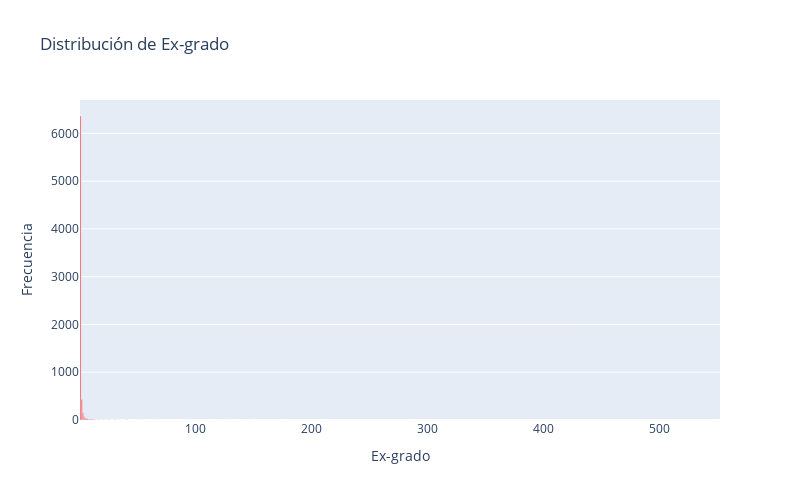

This figure's notebook cell:
### Code cell
import networkx as nx
import plotly.graph_objects as go

def plot_degree_dist(G):
    degrees = [G.degree(n) for n in G.nodes()]
    degree_counts = {}
    for degree in degrees:
        if degree in degree_counts:
            degree_counts[degree] += 1
        else:
            degree_counts[degree] = 1

    degrees, counts = zip(*sorted(degree_counts.items()))
    fig = go.Figure(data=[go.Bar(x=degrees, y=counts, marker=dict(color='red'))])
    fig.update_layout(
        title='Distribución de Ex-grado',
        xaxis=dict(title='Ex-grado'),
        yaxis=dict(title='Frecuencia'),
        autosize=False,
        width=800,
        height=500
    )
    fig.show()


plot_degree_dist(network)

### Figure 1 — Plotly figure (JSON) as saved in the notebook; plotly's stock layout.template omitted (floating-point values rounded to 4 significant figures)
{"data": [{"marker": {"color": "red"}, "type": "bar", "x": [1, 2, 3, 4, 5, 6, 7, 8, 9, 10, 11, 12, 13, 14, 15, 16, 17, 18, 19, 20, 21, 22, 23, 24, 25, 26, 27, 30, 31, 32, 33, 34, 35, 36, 39, 40, 41, 42, 48, 50, 51, 53, 54, 60, 64, 69, 73, 77, 85, 92, 93, 114, 127, 130, 134, 146, 148, 178, 209, 288, 552], "y": [6364, 430, 154, 75, 44, 26, 26, 13, 14, 15, 8, 8, 3, 1, 2, 4, 2, 3, 1, 1, 4, 1, 2, 2, 3, 1, 2, 4, 2, 2, 1, 1, 1, 1, 1, 2, 3, 1, 1, 1, 1, 1, 1, 2, 1, 1, 1, 1, 1, 2, 1, 1, 1, 1, 1, 1, 1, 1, 1, 1, 1]}], "layout": {"autosize": false, "height": 500, "title": {"text": "Distribución de Ex-grado"}, "width": 800, "xaxis": {"title": {"text": "Ex-grado"}}, "yaxis": {"title": {"text": "Frecuencia"}}}}
